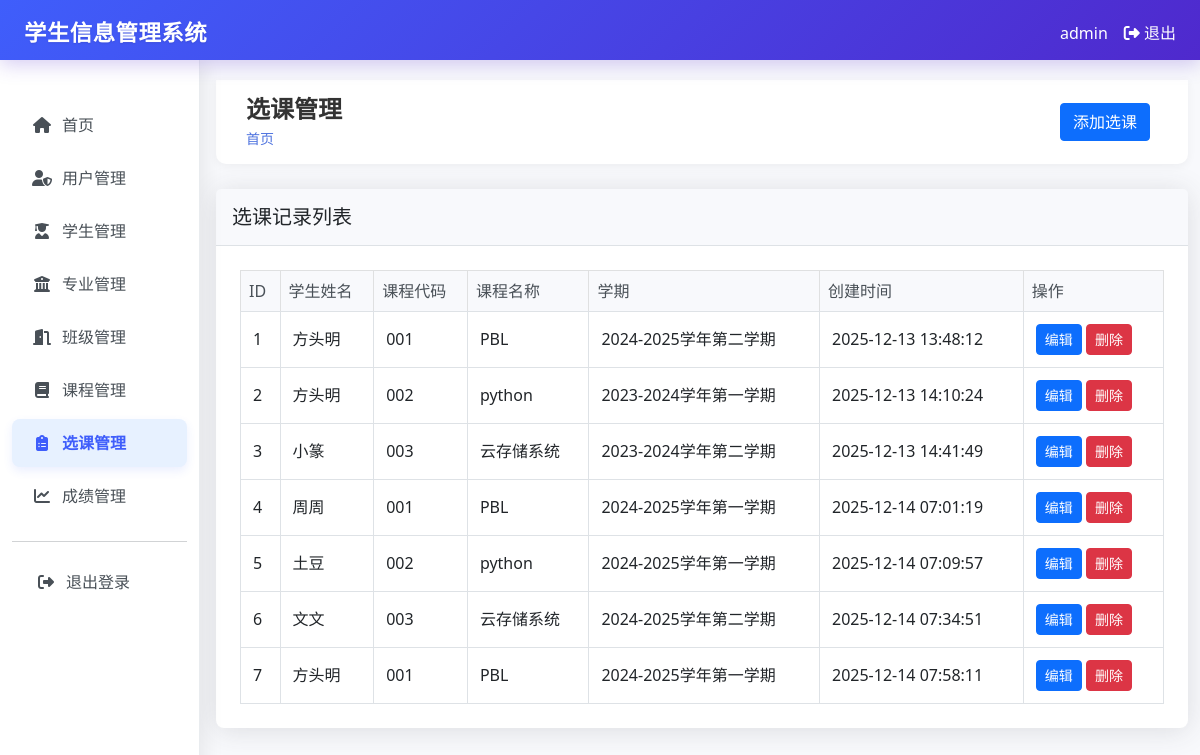
Page /enrollments (signed in) on the earlier database version.
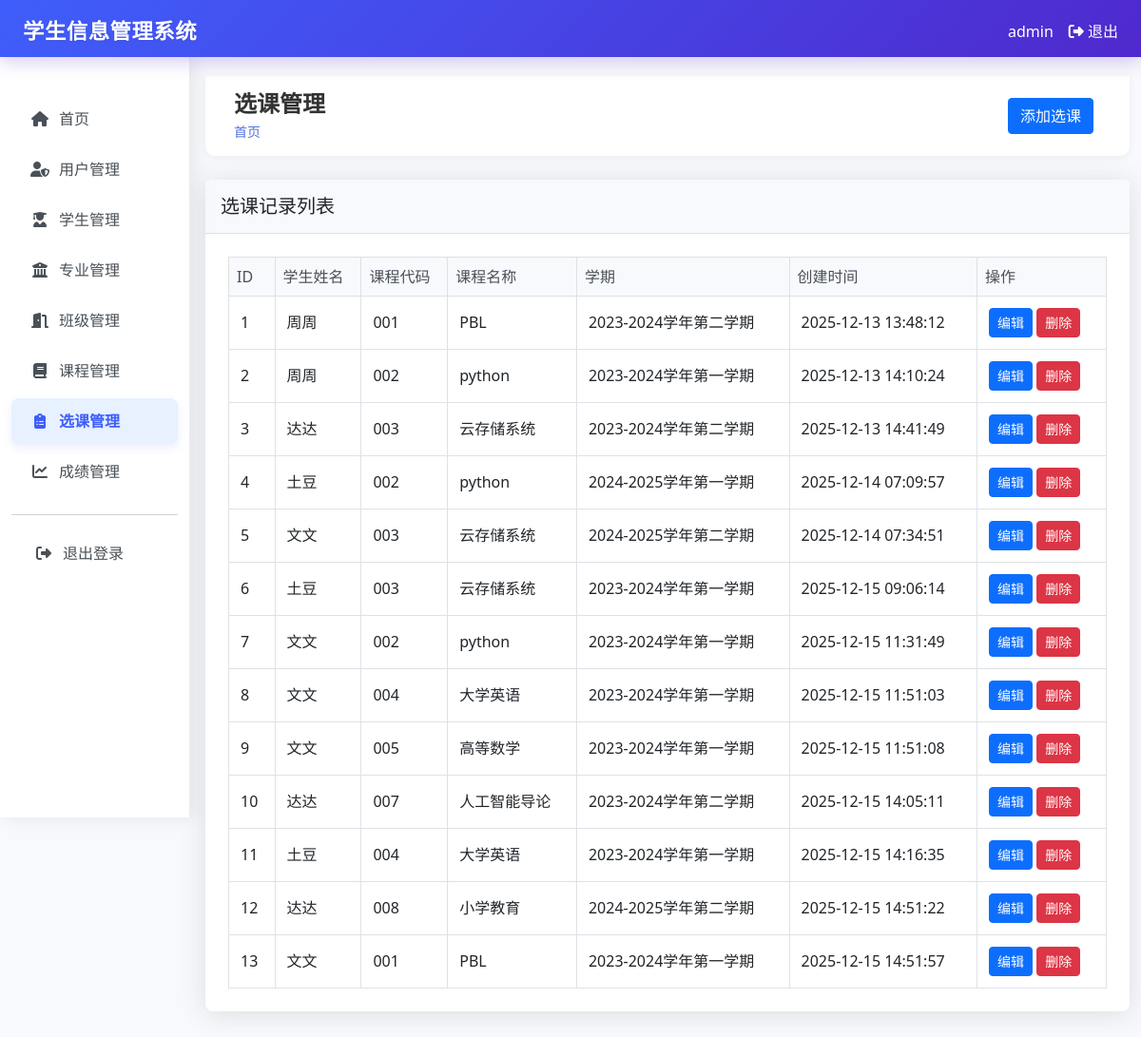
Same page on the later database version.
### tables this page shows
CREATE TABLE enrollments (
        id INTEGER PRIMARY KEY AUTOINCREMENT,
        student_id INTEGER,
        course_id INTEGER,
        grade REAL,
        semester TEXT,
        created_at TIMESTAMP DEFAULT CURRENT_TIMESTAMP,
        FOREIGN KEY (student_id) REFERENCES students (id),
        FOREIGN KEY (course_id) REFERENCES courses (id)
    );

CREATE TABLE students (
        id INTEGER PRIMARY KEY AUTOINCREMENT,
        student_id TEXT UNIQUE NOT NULL,
        name TEXT NOT NULL,
        gender TEXT NOT NULL,
        birth_date TEXT,
        address TEXT,
        phone TEXT,
        email TEXT,
        major_id INTEGER,
        class_id INTEGER,
        enrollment_date TEXT,
        created_by INTEGER,
        created_at TIMESTAMP DEFAULT CURRENT_TIMESTAMP, avatar TEXT,
        FOREIGN KEY (major_id) REFERENCES majors (id),
        FOREIGN KEY (class_id) REFERENCES classes (id),
        FOREIGN KEY (created_by) REFERENCES users (id)
    );

CREATE TABLE courses (id INTEGER PRIMARY KEY AUTOINCREMENT, code TEXT UNIQUE NOT NULL, name TEXT NOT NULL, teacher TEXT, description TEXT, credits INTEGER, created_at TIMESTAMP DEFAULT CURRENT_TIMESTAMP, major_id INTEGER, class_time TEXT, location TEXT, max_students INTEGER DEFAULT 50);

### app.py (the view, shortened to what this page needs)
@app.route("/enrollments")
@login_required
def enrollments():
    conn = get_db_connection()
    if session.get("role") == "admin":
        enrollments = conn.execute("""
            SELECT e.*, s.name as student_name, s.student_id, c.name as course_name, c.code
            FROM enrollments e
            JOIN students s ON e.student_id = s.id
            JOIN courses c ON e.course_id = c.id
            ORDER BY e.id ASC
        """).fetchall()
    conn.close()
    return render_template("enrollments/index.html", enrollments=enrollments)

### app.py (called while the page is built)
def login_required(f):
    @wraps(f)
    def decorated_function(*args, **kwargs):
        if "user_id" not in session:
            return redirect(url_for("login"))
        return f(*args, **kwargs)
    return decorated_function

def get_db_connection():
    conn = sqlite3.connect("student_management.db")
    conn.row_factory = sqlite3.Row
    return conn

### templates/enrollments/index.html (shortened to what this page needs)
{% extends "base.html" %}
{% block header %}选课管理{% endblock %}
{% block actions %}
<a href="{{ url_for('create_enrollment') }}" class="btn btn-primary">添加选课</a>
{% endblock %}
{% block content %}
<div class="card">
    <div class="card-header">
        <h5 class="card-title mb-0">选课记录列表</h5>
    </div>
    <div class="card-body">
        <div class="table-responsive">
            <table class="table table-bordered table-hover">
                <thead class="table-light">
                    <tr>
                        <th>ID</th>
                        <th>学生姓名</th>
                        <th>课程代码</th>
                        <th>课程名称</th>
                        <th>学期</th>
                        <th>创建时间</th>
                        <th>操作</th>
                    </tr>
                </thead>
                <tbody>
                    {% for enrollment in enrollments %}
                    <tr>
                        <td>{{ loop.index }}</td>
                        <td>{{ enrollment.student_name }}</td>
                        <td>{{ enrollment.code }}</td>
                        <td>{{ enrollment.course_name }}</td>
                        <td>
                            {% if enrollment.semester == "2024-2025-1" %}2024-2025学年第一学期
                            {% elif enrollment.semester == "2024-2025-2" %}2024-2025学年第二学期
                            {% elif enrollment.semester == "2023-2024-1" %}2023-2024学年第一学期
                            {% elif enrollment.semester == "2023-2024-2" %}2023-2024学年第二学期
                            {% else %}{{ enrollment.semester }}
                            {% endif %}
                        </td>
                        <td>{{ enrollment.created_at }}</td>
                        <td>
                            <a href="{{ url_for('edit_enrollment', enrollment_id=enrollment.id) }}" class="btn btn-sm btn-primary">编辑</a>
                            <form action="{{ url_for('delete_enrollment', enrollment_id=enrollment.id) }}" method="post" style="display: inline;" onsubmit="return confirm('确定要删除此选课记录吗？');">
                                <button type="submit" class="btn btn-sm btn-danger">删除</button>
                            </form>
                        </td>
                    </tr>
                    {% endfor %}
                </tbody>
            </table>
        </div>
    </div>
</div>
{% endblock %}

Differences in the rows shown:
no longer on this page (row unchanged): enrollments: student_name "周周", code "001", course_name "PBL", semester "2024-2025学年第一学期", created_at "2025-12-14 07:01:19"
removed enrollments: student_name "方头明", code "001", course_name "PBL", semester "2024-2025学年第一学期", created_at "2025-12-14 07:58:11"
changed enrollments (number 1 of 13 on the later page): student_name "方头明" → "周周"; semester "2024-2025学年第二学期" → "2023-2024学年第二学期"
changed through a linked row, enrollments (number 2 of 13 on the later page): student_name "方头明" → "周周"
changed through a linked row, enrollments (number 3 of 13 on the later page): student_name "小篆" → "达达"
added enrollments: student_name "土豆", code "003", course_name "云存储系统", semester "2023-2024学年第一学期", created_at "2025-12-15 09:06:14"
added enrollments: student_name "文文", code "002", course_name "python", semester "2023-2024学年第一学期", created_at "2025-12-15 11:31:49"
added enrollments: student_name "文文", code "004", course_name "大学英语", semester "2023-2024学年第一学期", created_at "2025-12-15 11:51:03"
added enrollments: student_name "文文", code "005", course_name "高等数学", semester "2023-2024学年第一学期", created_at "2025-12-15 11:51:08"
added enrollments: student_name "达达", code "007", course_name "人工智能导论", semester "2023-2024学年第二学期", created_at "2025-12-15 14:05:11"
added enrollments: student_name "土豆", code "004", course_name "大学英语", semester "2023-2024学年第一学期", created_at "2025-12-15 14:16:35"
added enrollments: student_name "达达", code "008", course_name "小学教育", semester "2024-2025学年第二学期", created_at "2025-12-15 14:51:22"
added enrollments: student_name "文文", code "001", course_name "PBL", semester "2023-2024学年第一学期", created_at "2025-12-15 14:51:57"
